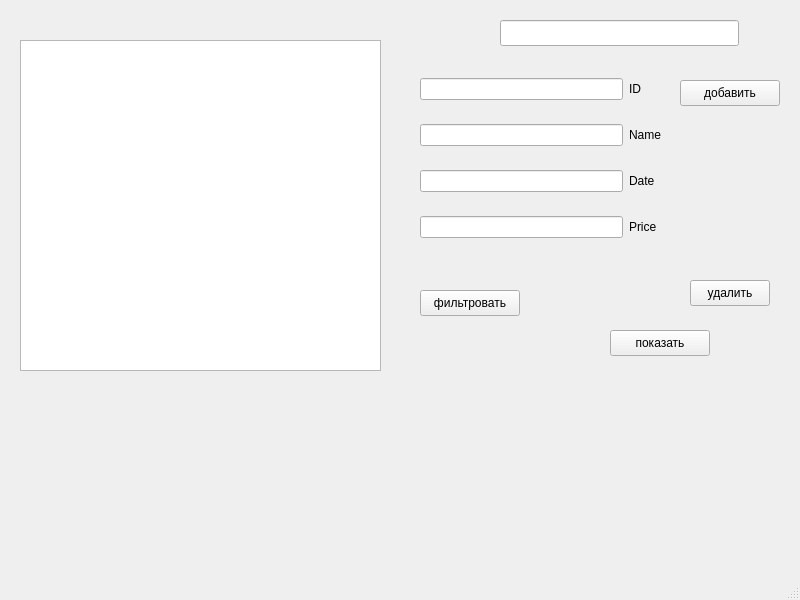
<?xml version="1.0" encoding="UTF-8"?>
<ui version="4.0">
 <class>MainWindow</class>
 <widget class="QMainWindow" name="MainWindow">
  <property name="geometry">
   <rect>
    <x>0</x>
    <y>0</y>
    <width>800</width>
    <height>600</height>
   </rect>
  </property>
  <property name="windowTitle">
   <string>MainWindow</string>
  </property>
  <widget class="QWidget" name="centralwidget">
   <widget class="QTableView" name="tableView">
    <property name="geometry">
     <rect>
      <x>20</x>
      <y>40</y>
      <width>361</width>
      <height>331</height>
     </rect>
    </property>
   </widget>
   <widget class="QPushButton" name="addButton">
    <property name="geometry">
     <rect>
      <x>680</x>
      <y>80</y>
      <width>100</width>
      <height>26</height>
     </rect>
    </property>
    <property name="text">
     <string>добавить</string>
    </property>
   </widget>
   <widget class="QPushButton" name="removeButton">
    <property name="geometry">
     <rect>
      <x>690</x>
      <y>280</y>
      <width>80</width>
      <height>26</height>
     </rect>
    </property>
    <property name="text">
     <string>удалить</string>
    </property>
   </widget>
   <widget class="QPushButton" name="viewAllButton">
    <property name="geometry">
     <rect>
      <x>610</x>
      <y>330</y>
      <width>100</width>
      <height>26</height>
     </rect>
    </property>
    <property name="text">
     <string>показать</string>
    </property>
   </widget>
   <widget class="QPushButton" name="filterButton">
    <property name="geometry">
     <rect>
      <x>420</x>
      <y>290</y>
      <width>100</width>
      <height>26</height>
     </rect>
    </property>
    <property name="text">
     <string>фильтровать</string>
    </property>
   </widget>
   <widget class="QLineEdit" name="filterLineEdit">
    <property name="geometry">
     <rect>
      <x>500</x>
      <y>20</y>
      <width>239</width>
      <height>26</height>
     </rect>
    </property>
   </widget>
   <widget class="QWidget" name="">
    <property name="geometry">
     <rect>
      <x>420</x>
      <y>60</y>
      <width>241</width>
      <height>200</height>
     </rect>
    </property>
    <layout class="QGridLayout" name="gridLayout">
     <item row="1" column="0">
      <widget class="QLineEdit" name="nameLineEdit"/>
     </item>
     <item row="0" column="0">
      <widget class="QLineEdit" name="idLineEdit">
       <property name="text">
        <string/>
       </property>
      </widget>
     </item>
     <item row="3" column="0">
      <widget class="QLineEdit" name="dateLineEdit"/>
     </item>
     <item row="4" column="0">
      <widget class="QLineEdit" name="priceLineEdit"/>
     </item>
     <item row="0" column="1">
      <widget class="QLabel" name="label">
       <property name="text">
        <string>ID</string>
       </property>
      </widget>
     </item>
     <item row="1" column="1">
      <widget class="QLabel" name="label_2">
       <property name="text">
        <string>Name</string>
       </property>
      </widget>
     </item>
     <item row="3" column="1">
      <widget class="QLabel" name="label_3">
       <property name="text">
        <string>Date</string>
       </property>
      </widget>
     </item>
     <item row="4" column="1">
      <widget class="QLabel" name="label_4">
       <property name="text">
        <string>Price</string>
       </property>
      </widget>
     </item>
    </layout>
   </widget>
  </widget>
  <widget class="QMenuBar" name="menubar">
   <property name="geometry">
    <rect>
     <x>0</x>
     <y>0</y>
     <width>800</width>
     <height>23</height>
    </rect>
   </property>
  </widget>
  <widget class="QStatusBar" name="statusbar"/>
 </widget>
 <resources/>
 <connections/>
</ui>
